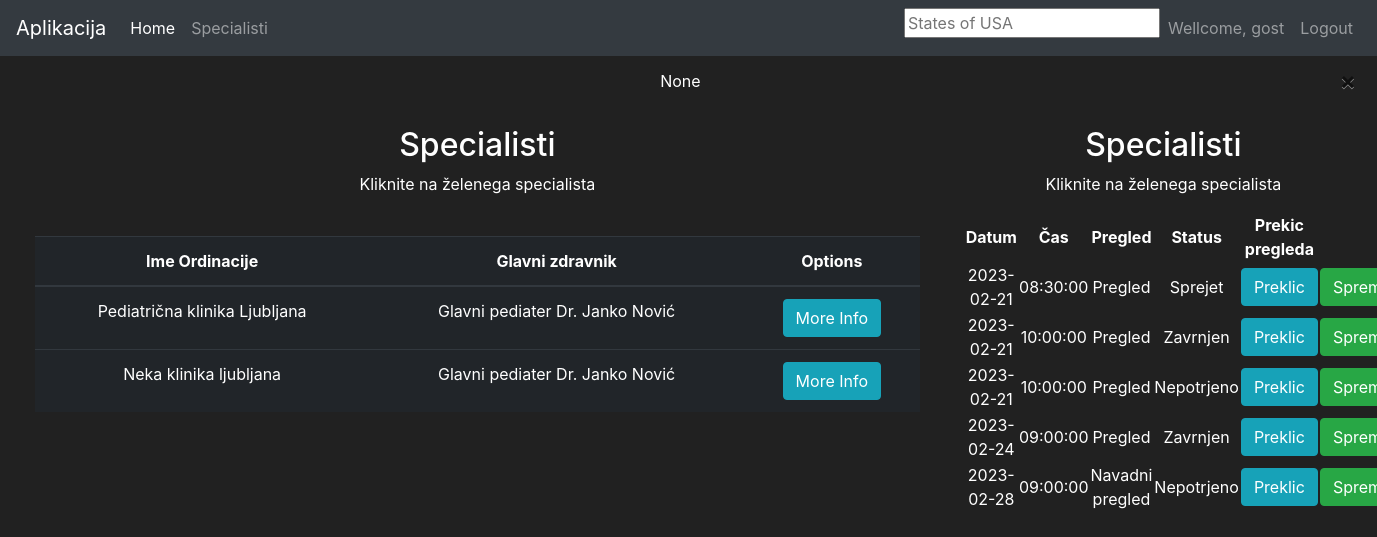
Page /termin (signed in) on the committed database.
### market/Models.py (models this page shows, shortened)
class User(db.Model, UserMixin):
    __tablename__ = 'User'
    id = db.Column(db.Integer(), primary_key=True)
    username = db.Column(db.String(length=30), nullable=False, unique=True)
    email_address = db.Column(db.String(length=60), nullable=False, unique=True)
    password_hash = db.Column(db.String(length=60), nullable=False)
    role = db.Column(db.String)
    items = db.relationship('Item', backref='owned_user', lazy=True)
    termin = db.relationship('Termin', backref='Termin', lazy=True)
    @property
    def password(self):
        return self.password

class Ordinacija(db.Model):
    __tablename__ = 'Ordinacija'
    id = db.Column(db.Integer(), primary_key=True)
    ime = db.Column(db.String(), nullable=False, unique=True)
    telefon = db.Column(db.String(), nullable=False, unique=True)
    email = db.Column(db.String(), nullable=False, unique=True)
    odpre = db.Column(db.Integer(), nullable=False)
    zapre = db.Column(db.Integer(), nullable=False)
    tip = db.Column(db.String(), nullable=False, unique=True)
    lastnik = db.Column(db.Integer(), db.ForeignKey('Zdravnik.id'))
    ponudba = db.relationship('Ponudba', backref='ponudba', lazy=True)
    lokacija = db.Column(db.Integer(), db.ForeignKey('Naslov.id'))

class Zdravnik(db.Model):
    __tablename__ = 'Zdravnik'
    id = db.Column(db.Integer(), primary_key=True)
    ime = db.Column(db.String(), nullable=False, unique=True)
    priimek = db.Column(db.String(), nullable=False, unique=True)
    email = db.Column(db.String(length=60), nullable=False, unique=True)
    password_hash = db.Column(db.String(length=60), nullable=False)
    naziv = db.Column(db.String(), nullable=False)
    ordinacija = db.relationship('Ordinacija', backref='glavni_zdravnik', lazy=True)

class Termin(db.Model):
    __tablename__ = 'Termin'
    id = db.Column(db.Integer(), primary_key=True, autoincrement=True)
    datum = db.Column(db.String())
    cas = db.Column(db.String())
    koncni_cas = db.Column(db.String())
    status = db.Column(db.String(), default="Nepotrjeno")
    punudba = db.Column(db.Integer(), db.ForeignKey('Ponudba.id'))
    uporabnik = db.Column(db.Integer(), db.ForeignKey('User.id'))

class Ponudba(db.Model):
    __tablename__ = 'Ponudba'
    id = db.Column(db.Integer(), primary_key=True, autoincrement=True)
    naziv = db.Column(db.String(), nullable=False, unique=True)
    dolzina = db.Column(db.Integer())
    ordinacija = db.Column(db.Integer(), db.ForeignKey('Ordinacija.id'))
    termin = db.relationship('Termin', backref='termin', lazy=True)

### market/Routes.py (the view, shortened to what this page needs)
@app.route('/termin', methods=['GET', 'POST'])
@login_required
def market_page():
    select_form = PurchaseItemForm()
    selling_form = SellItemForm()
    datum = DateForm()
    ordinacijaform = OrdinacijaForm()
    if request.method == "GET":
        items = (
            db.session.query(Ordinacija, Zdravnik, Naslov)
                .join(Zdravnik, Ordinacija.lastnik == Zdravnik.id)
                .join(Naslov, Ordinacija.lokacija == Naslov.id)
                .all()
        )
        owned_items = Item.query.filter_by(owner=current_user.id)
        selected_ordinacija = request.args.get('idmogoce')
        flash(selected_ordinacija)
        termini = (
            db.session.query(Termin, Ponudba, Ordinacija)
                .join(Ponudba, Termin.punudba == Ponudba.id)
                .join(Ordinacija, Ordinacija.id == Ponudba.ordinacija)
                .filter(Termin.status != 'Zavrnjen')
                .all()
        )
        user = User.query.get(current_user.id)
        current_time = datetime.now()
        appointments = (
            db.session.query(Termin, Ponudba, Ordinacija)
                .join(Ponudba, Termin.punudba == Ponudba.id)
                .join(Ordinacija, Ordinacija.id == Ponudba.ordinacija)
                .filter(Termin.uporabnik == user.id)
                .filter(Termin.datum + ' ' + Termin.cas >= current_time)
                .order_by(Termin.datum)
                .all()
        )
        return render_template('termin.html', items=items, purchase_form=select_form, owned_items=owned_items, selling_form=selling_form, datum=datum, termini=termini, ordinacija = ordinacijaform, user=user, appointments=appointments)
    return redirect(url_for('market_page'))

### market/Forms.py
class PurchaseItemForm(FlaskForm):
    submit = SubmitField(label='Izberite Termin')

class SellItemForm(FlaskForm):
    submit = SubmitField(label='Uredite termin')

### market/Models.py (called while the page is built)
@login_manager.user_loader
def load_user(user_id):
    return User.query.get(int(user_id))

### market/templates/termin.html (shortened to what this page needs)
{% extends 'base.html' %}
{% block content%}
<div class="row" style="margin-top: 20px; margin-left: 20px">
    <div class="col-8">
        <h2>Specialisti</h2>
        <p>Kliknite na želenega specialista</p>
        <br>
        <table class="table table-hover table-dark">
            <thead>
            <tr>
                <th scope="col">Ime Ordinacije</th>
                <th scope="col">Glavni zdravnik</th>
                <th scope="col">Options</th>
            </tr>
            </thead>
            <tbody>
            {% for ordinacija, zdravnik, naslov in items %}
        <tr>
            <td>{{ ordinacija.ime }}</td>
            <td>{{zdravnik.naziv}}&nbsp{{ zdravnik.ime}}&nbsp{{ zdravnik.priimek }}</td>
            <td>
                <button class="btn btn-outline btn-info" data-target="#myModal{{ordinacija.id}}" data-toggle="modal">More Info</button>
            </td>
        </tr>
                {% for ponudba in ordinacija.ponudba %}
 {% include 'includes/itemsmodals.html' %}
                {% endfor %}
{% endfor %}
            </tbody>
        </table>
    </div>
     <div class="col-4">
        <h2>Specialisti</h2>
        <p>Kliknite na želenega specialista</p>
       <body class="text-center">
     <div class="container">
{% if appointments %}
  <table>
    <thead>
        <tr>
            <th>Datum</th>
            <th>Čas</th>
            <th>Pregled</th>
            <th>Status</th>
            <th>Prekic pregleda</th>
        </tr>
    </thead>
    <tbody>
        {% for termin, ponudba, ordinacija in appointments %}
        <tr>
            <td>{{ termin.datum }}</td>
            <td>{{ termin.cas }}</td>
            <td>{{ ponudba.naziv }}</td>
            <td>{{ termin.status }}</td>
            <td>
                <form action="{{ url_for('cancel_appointment', id=termin.id) }}" method="POST">
                    <input class="btn btn-outline btn-info" type="submit" value="Preklic">
                </form>
            </td>
            <td><button id="koledargumb1{{ponudba.id}}{{ordinacija.id}}" class="btn btn-outline btn-success" data-ordinacija-id="{{ordinacija.id}}" data-bs-target="#calendar-modal1{{ponudba.id}}{{ordinacija.id}}" data-bs-toggle="modal" type="button" onclick="setFormValues([{{ponudba.id}}, {{ordinacija.id}}])">Spremenite datum</button>
</td>
        </tr>
        {% endfor %}
    </tbody>
</table>
{% else %}
  <p>No appointments found for this user.</p>
{% endif %}
    </div>
</body>
   </div>
</div>
{% endblock %}

### market/templates/base.html (shortened to what this page needs)
<!doctype html>
<html lang="en">
<head>
    <link rel="stylesheet" href="https://cdn.jsdelivr.net/npm/bootstrap@4.5.3/dist/css/bootstrap.min.css"
>
</head>
<body>
<nav class="navbar navbar-expand-md navbar-dark bg-dark">
    <a class="navbar-brand" href="#">Aplikacija</a>
    <div class="collapse navbar-collapse" id="navbarNav">
        <ul class="navbar-nav mr-auto">
            <li class="nav-item active">
                <a class="nav-link" href="{{ url_for('home_page') }}">Home <span class="sr-only">(current)</span></a>
            </li>
            <li class="nav-item">
                <a class="nav-link" href="{{ url_for('market_page') }}">Specialisti</a>
            </li>
        </ul>
        {% if current_user.is_authenticated %}
        <ul class="navbar-nav">
            <li class="nav-item">
               <div id="the-basics">
  <input class="typeahead" type="text" placeholder="States of USA">
</div>
            </li>
            <li class="nav-item">
                <a class="nav-link" href="{{ url_for('user_page') }} ">Wellcome, {{ current_user.username }}</a>
            </li>
            <li class="nav-item">
                <a class="nav-link" href="{{ url_for('logout_page') }}">Logout</a>
            </li>
        </ul>
        {% endif %}
    </div>
</nav>
{% with messages = get_flashed_messages(with_categories=true) %}
{% if messages %}
{% for category, message in messages %}
<div class="alert alert-{{ category }}">
    <button type="button" class="m1-2 mb-1 close" data-dismiss="alert" aria-label="Close">
        <span aria-hidden="true">&times;</span>
    </button>
    {{ message }}
</div>
{% endfor %}
{% endif %}
{% endwith %}
{% block content %}
{% endblock %}
</body>

### market/templates/includes/itemsmodals.html (shortened to what this page needs)
<!DOCTYPE html>
<html lang="en">
<head>
    <link href='https://cdn.jsdelivr.net/npm/fullcalendar@5.10.1/main.min.css' rel='stylesheet'>
</head>
<body>
<link href="https://maxcdn.bootstrapcdn.com/bootstrap/4.0.0/css/bootstrap.min.css"
 rel="stylesheet">
<link href="https://unpkg.com/leaflet@1.3.1/dist/leaflet.css"
      rel="stylesheet"/>
<link rel="stylesheet" href="//cdnjs.cloudflare.com/ajax/libs/timepicker/1.3.5/jquery.timepicker.min.css">
<link href="https://cdn.jsdelivr.net/npm/fullcalendar@5.11.2/main.css" rel="stylesheet">
</body>
</html>

### market/templates/base.html (style rules this page uses)
body { background-color: #212121; color: white }

### rows in the picture
User: username "gost"
Ordinacija: ime "Pediatrična klinika Ljubljana", naziv "Glavni pediater", ime "Dr. Janko", priimek "Nović"
Ordinacija: ime "Neka klinika ljubljana", naziv "Glavni pediater", ime "Dr. Janko", priimek "Nović"
Termin: datum "2023-02-21", cas "08:30:00", naziv "Pregled", status "Sprejet"
Termin: datum "2023-02-21", cas "10:00:00", naziv "Pregled", status "Zavrnjen"
Termin: datum "2023-02-21", cas "10:00:00", naziv "Pregled", status "Nepotrjeno"
Termin: datum "2023-02-24", cas "09:00:00", naziv "Pregled", status "Zavrnjen"
Termin: datum "2023-02-28", cas "09:00:00", naziv "Navadni pregled", status "Nepotrjeno"

### other values in the picture
{{ message }} "None"
